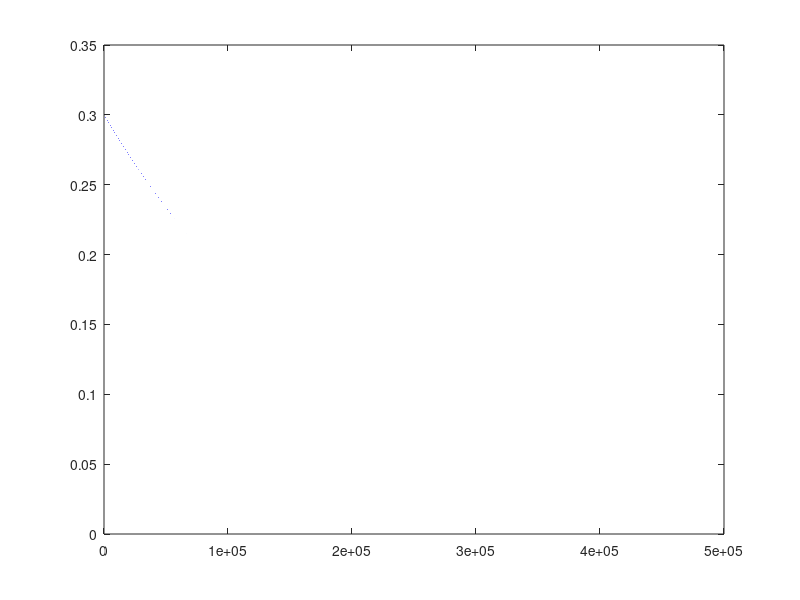

MATLAB code for this plot:

tot_episode = 3000;
step_per_episode = 150;
tot_sampling_step = tot_episode*step_per_episode;

StandardDeviationDecayRate = 5e-6;
StandardDeviation = 0.3;

stddev_list = [];
for i=1:tot_sampling_step
    StandardDeviation = StandardDeviation.*(1 - StandardDeviationDecayRate);
    stddev_list(end+1) = StandardDeviation;
end

disp(StandardDeviation)

plot(stddev_list)
